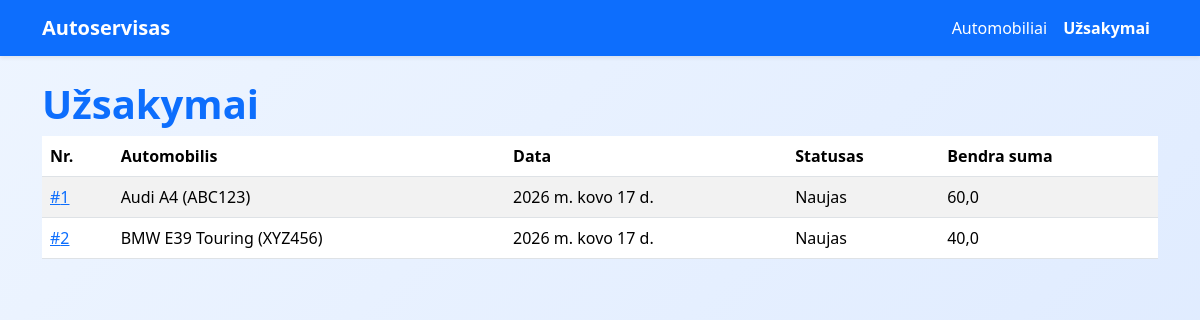
The page /uzsakymai/ on the database as committed earlier.
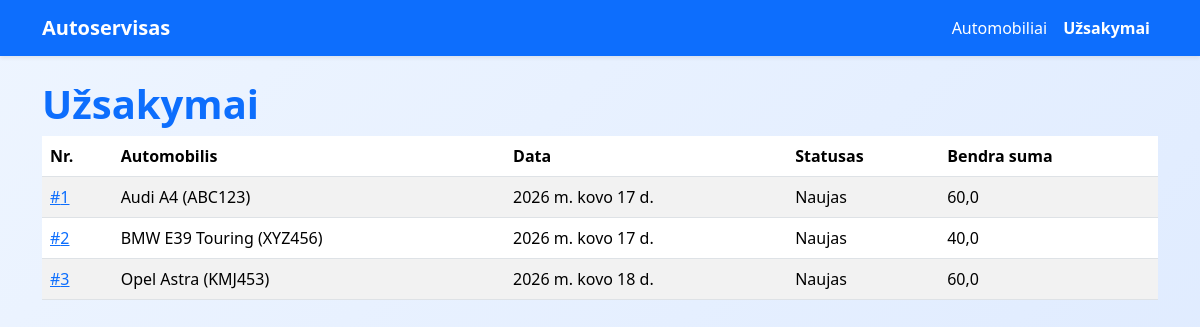
The same page on the database as committed later.
### autoservice/models.py (models this page shows, shortened)
class Order(models.Model):
    STATUS_CHOICES = [
        ("naujas", "Naujas"),
        ("vykdomas", "Vykdomas"),
        ("baigtas", "Baigtas"),
        ("atsauktas", "Atšauktas"),
    ]
    date = models.DateField(verbose_name="Data")
    car = models.ForeignKey("Car", verbose_name="Automobilis", on_delete=models.CASCADE)
    status = models.CharField(
        verbose_name="Statusas",
        max_length=20,
        choices=STATUS_CHOICES,
        default="naujas"
    )
    class Meta:
        verbose_name = "Užsakymas"
        verbose_name_plural = "Užsakymai"
    def total(self):
        return sum(line.line_sum() for line in self.lines.all())
    total.short_description = "Bendra suma"

class Car(models.Model):
    make = models.CharField(verbose_name="Gamintojas", max_length=100)
    model = models.CharField(verbose_name="Modelis", max_length=100)
    license_plate = models.CharField(verbose_name="Valstybinis numeris", max_length=20)
    vin_code = models.CharField(verbose_name="VIN kodas", max_length=50)
    client_name = models.CharField(verbose_name="Klientas", max_length=200)
    photo = models.ImageField(upload_to="car_photos/", null=True, blank=True, verbose_name="Nuotrauka")
    class Meta:
        verbose_name = "Automobilis"
        verbose_name_plural = "Automobiliai"
    def __str__(self):
        return f"{self.make} {self.model} ({self.license_plate})"

class OrderLine(models.Model):
    STATUS_CHOICES = [
        ("laukiama", "Laukiama"),
        ("vykdoma", "Vykdoma"),
        ("baigta", "Baigta"),
    ]
    order = models.ForeignKey(
        Order,
        related_name="lines",
        on_delete=models.CASCADE,
        verbose_name="Užsakymas"
    )
    service = models.ForeignKey(
        Service,
        on_delete=models.CASCADE,
        verbose_name="Paslauga"
    )
    quantity = models.PositiveIntegerField(
        default=1,
        verbose_name="Kiekis"
    )
    status = models.CharField(
        max_length=20,
        choices=STATUS_CHOICES,
        default="laukiama",
        verbose_name="Paslaugos statusas"
    )
    class Meta:
        verbose_name = "Užsakymo eilutė"
        verbose_name_plural = "Užsakymo eilutės"
    def line_sum(self):
        return self.quantity * self.service.price

class Service(models.Model):
    name = models.CharField(verbose_name="Pavadinimas", max_length=200)
    price = models.FloatField(verbose_name="Kaina")
    class Meta:
        verbose_name = "Paslauga"
        verbose_name_plural = "Paslaugos"

### autoservice/views.py (the view)
# urls.py: path("uzsakymai/", views.OrderListView.as_view(), name="uzsakymai"),
class OrderListView(generic.ListView):
    model = Order
    template_name = "uzsakymai.html"
    context_object_name = "orders"
    paginate_by = 5

### autoservice/templates/uzsakymai.html (shortened to what this page needs)
{% extends "base.html" %}
{% block content %}
<h1>Užsakymai</h1>
{% if orders %}
<table class="table table-striped">
    <thead>
        <tr>
            <th>Nr.</th>
            <th>Automobilis</th>
            <th>Data</th>
            <th>Statusas</th>
            <th>Bendra suma</th>
        </tr>
    </thead>
    <tbody>
    {% for order in orders %}
        <tr>
            <td>
                <a href="{% url 'uzsakymas' order.id %}">
                    #{{ order.id }}
                </a>
            </td>
            <td>{{ order.car }}</td>
            <td>{{ order.date }}</td>
            <td>{{ order.get_status_display }}</td>
            <td>{{ order.total }}</td>
        </tr>
    {% endfor %}
    </tbody>
</table>
{% else %}
<p>Nėra užsakymų.</p>
{% endif %}
{% endblock %}

Rows that differ between the two databases and show on the page:
added Order: id "3", car "Opel Astra (KMJ453)", date "2026 m. kovo 18 d.", status "Naujas", total "60,0"
